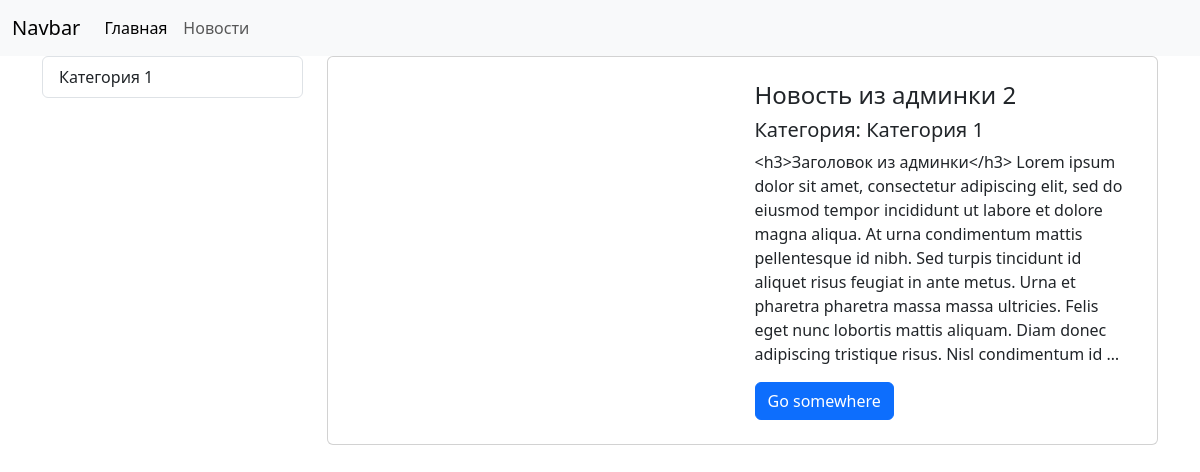
The page /category/1 on the database as committed earlier.
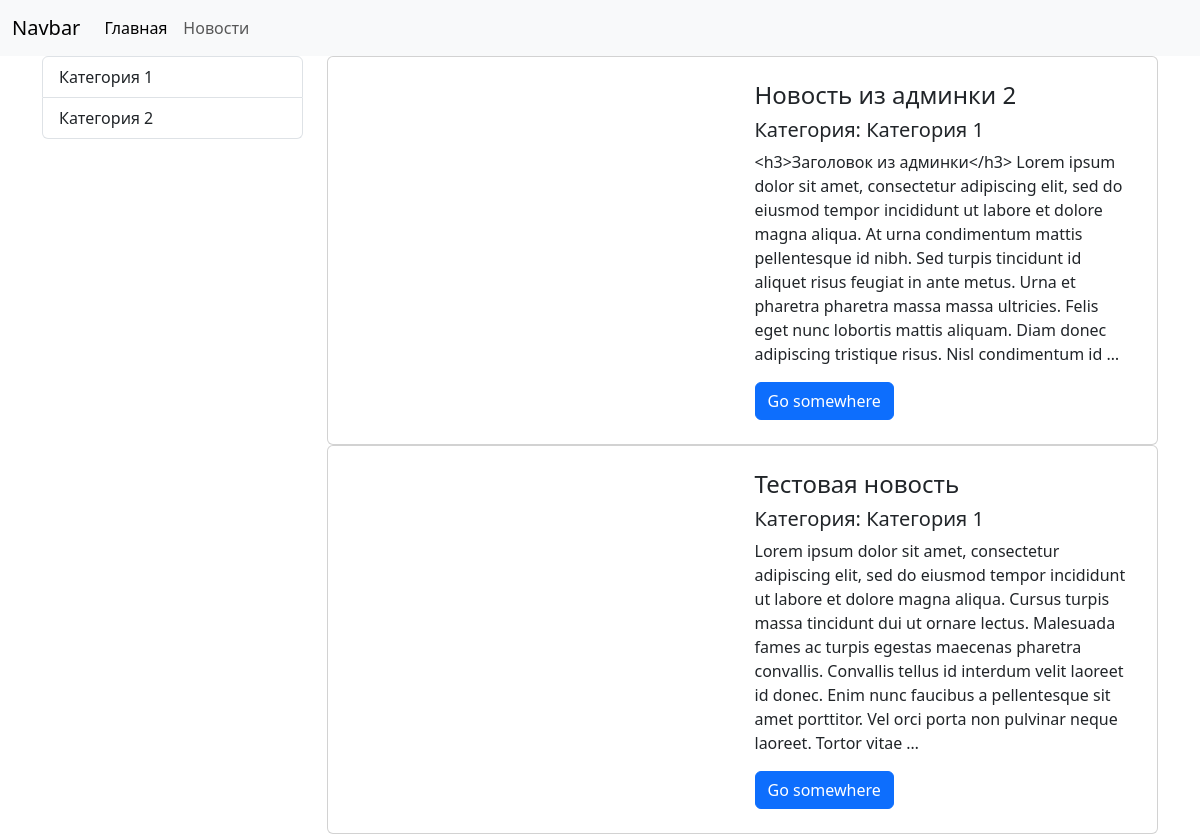
The same page on the database as committed later.
### newsApp/models.py (models this page shows)
class Category(models.Model):
    title = models.CharField(max_length=150, db_index=True, verbose_name='Название')
    class Meta:
        verbose_name='Категория'
        verbose_name_plural='Категории'
        ordering=['title']

class News(models.Model):
    id = models.BigAutoField(auto_created=True, primary_key=True, serialize=False, verbose_name='ID')
    title = models.CharField(max_length=150, verbose_name='Заголовок')
    content = models.TextField(blank=True, verbose_name='Текст')
    created_at = models.DateTimeField(auto_now_add=True, verbose_name='Создано')
    updated_at = models.DateTimeField(auto_now=True, verbose_name='Обновлено')
    photo = models.ImageField(upload_to='media/%Y/%m/%d', verbose_name='Картинка')
    is_published = models.BooleanField(default=True, verbose_name='Опубликовано?')
    category = models.ForeignKey("Category", on_delete=models.PROTECT, null=True)
    class Meta:
        verbose_name_plural='Новости'
        verbose_name='Новость'
        ordering=['-created_at']

### newsApp/views.py (the view)
# urls.py: path("category/<int:category_id>", get_category, name="Category")
def get_category(request, category_id):
    news = News.objects.filter(category_id=category_id)
    categories = Category.objects.all()
    category = Category.objects.filter(pk=category_id)
    context = {
        'news': news,
        'categories': categories,
        'category': category
    }
    return render(request,'category.html', context=context)

### newsApp/templates/category.html (shortened to what this page needs)
{% extends "base.html" %}
  {% block content %}
  <div class="news__content col-9">
    {% for item in news %}
    <div class="card p-4">
      <div class="row align-items-center">
        <div class="col-6">
        </div>
        <div class="col-6">
          <h4>{{item.title}}</h4>
          <h5>Категория: {{item.category.title}}</h5>
          <p>{{item.content|truncatewords:60}}</p>
          <button class="btn btn-primary me-auto">Go somewhere</button>
        </div>
      </div>
    </div>
    {% endfor %}
  </div>
  {% endblock content %}

### newsApp/templates/inc/_sidebar.html
<div class="news__sidebar col-3">
    <div class="list-group">
      {% for cat in categories %}
      <a
        class="list-group-item list-group-item-action"
        href="{% url 'Category' cat.id %}"
        >{{cat.title}}
      </a>
      {% endfor %}
    </div>
  </div>

Rows that differ between the two databases and show on the page:
added Category: title "Категория 2"
now on this page (row edited): News: title "Тестовая новость", category "Категория 1", content "Lorem ipsum dolor sit amet, consectetur adipiscing elit, sed do eiusmod tempor incididunt ut labore et dolore magna aliqua. Cursus turpis massa tincidunt dui ut ornare lectus. Malesuada fames ac turpis egestas maecenas pharetra convallis. Convallis tellus id interdum velit laoreet id donec. Enim nunc faucibus a pellentesque sit amet porttitor. Vel orci porta non pulvinar neque laoreet. Tortor vitae …"
